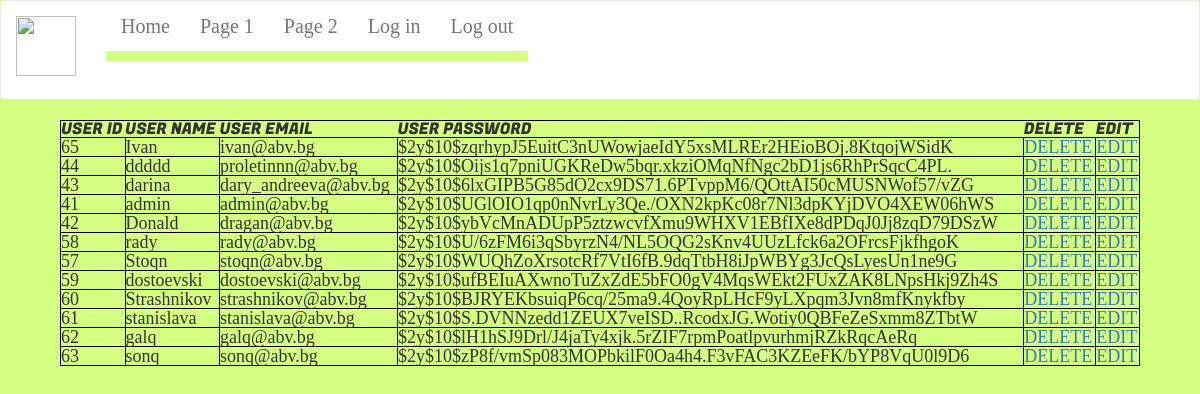
The app's page /admin.php with its own data.
### tables this page shows
CREATE TABLE `users` (
  `user_id` int(11) NOT NULL,
  `user_name` varchar(255) NOT NULL,
  `user_email` varchar(60) NOT NULL,
  `user_pass` varchar(255) NOT NULL
);

### app/class.admin.php (called while the page is built, shortened)
<?php
class ADMIN {
    private $db;
    function __construct($DB_con) {
        $this->db = $DB_con;
    }
    public function allusers() {
        $sth = $this->db->prepare("SELECT user_id,user_name,user_email,user_pass FROM users");
        $sth->execute();
        $result = $sth->fetchAll();
        return $result;
    }
}

### admin.php (the view, shortened to what this page needs)
<?php
require 'app' . DIRECTORY_SEPARATOR . 'connection.php';
require 'view' . DIRECTORY_SEPARATOR . 'menu.php';
require 'template' . DIRECTORY_SEPARATOR . 'template.php';
$admin = new ADMIN($DB_con);
?>
<table style="width:90%; border: 1px solid black; margin: 0 auto; ">
    <tr style="border: 1px solid black">
        <th class="fonts">USER ID</th>
        <th class="fonts">USER NAME</th>
        <th class="fonts">USER EMAIL</th>
        <th class="fonts">USER PASSWORD</th>
        <th class="fonts">DELETE</th>
        <th class="fonts">EDIT</th>
    </tr>
    <?php foreach ($admin->allusers() as $user) { ?>
        <tr style="margin:8px;">
            <td style="border: 1px solid black; font-size: 18px;"><?php echo $user['user_id']; ?></td>
            <td style="border: 1px solid black; font-size: 18px;"><?php echo $user['user_name']; ?></td>
            <td style="border: 1px solid black; font-size: 18px;"><?php echo $user['user_email']; ?></td>
            <td style="border: 1px solid black; font-size: 18px;"><?php echo $user['user_pass']; ?></td>
            <td style="border: 1px solid black; font-size: 18px;">
                <a href="<?php echo $_SERVER['PHP_SELF'] . '?id=' . $user['user_id'] . '&action=delete'; ?>">
                    <?php $admin->deleteuser(); ?>DELETE</a>
            </td>
            <td style="border: 1px solid black; font-size: 18px;">
                <a href="<?php echo $_SERVER['PHP_SELF'] . '?id=' . $user['user_id'] . '&action=edit'; ?>">EDIT</a>
            </td>
        </tr>
    <?php } ?>
</table>

### view/menu.php (shortened to what this page needs)
<header>
  <nav role="navigation" class="navbar navbar-default">
  <a href="#" class="navbar-brand">
       <img src='public/img/hex.png'></a>
    <div class="navbar-header">
    <div id="navbarCollapse" class="collapse navbar-collapse">
        <ul class="nav navbar-nav">
            <li class="actives"><a href="home.php">Home</a></li>
            <li class="actives"><a href="#">Page 1</a></li>
            <li class="actives"><a href="#">Page 2</a></li>
            <li class="actives"><a href="login.php">Log in</a></li>
            <li class="actives"><a href="?logout=true">Log out</a></li>
        </ul>
</div>
</nav>

### template/template.php (shortened to what this page needs)
<!DOCTYPE html>
<html lang="en">
  <head>
  <link rel="stylesheet" href="https://maxcdn.bootstrapcdn.com/bootstrap/3.3.7/css/bootstrap.min.css">
  <link rel="stylesheet" href="public/css/style.css">
  </head>
  <body>
     </body>
</html>

### public/css/style.css (style rules this page uses)
html, body, div, span, applet, object, iframe, h1, h2, h3, h4, h5, h6, p, blockquote, pre, a, abbr, acronym, address, big, cite, code, del, dfn, em, img, ins, kbd, q, s, samp, small, strike, strong, sub, sup, tt, var, b, u, i, center, dl, dt, dd, ol, ul, li, fieldset, form, label, legend, table, caption, tbody, tfoot, thead, tr, th, td, article, aside, canvas, details, embed, figure, figcaption, footer, header, hgroup, menu, nav, output, ruby, section, summary, time, mark, audio, video { margin: 0; padding: 0; border: 0; font-size: 100%; font: inherit; vertical-align: baseline; }
article, aside, details, figcaption, figure, footer, header, hgroup, menu, nav, section { display: block; }
body { line-height: 1; }
ol, ul { list-style: none; }
table { border-collapse: collapse; border-spacing: 0; }
body { background-color:#d5ff80; }
img { width:60px; height:60px; }
.navbar-nav >li >a { margin-bottom:10px; color:black; background-color:white; }
.navbar { background-color:white; width: 100%; }
.navbar-default { height: 100px; }
.nav a { font-size:20px; text-align: center; text-decoration: none; font-family:Delicious; }
.actives { background-color:#d5ff80; }
.navbar-brand { float:left; height:70%; }
.fonts { font-family: Devil; }

### records on screen
users: user_id "65", user_name "Ivan", user_email "ivan@abv.bg", user_pass "$2y$10$zqrhypJ5EuitC3nUWowjaeIdY5xsMLREr2HEioBOj.8KtqojWSidK"
users: user_id "44", user_name "ddddd", user_email "proletinnn@abv.bg", user_pass "$2y$10$Oijs1q7pniUGKReDw5bqr.xkziOMqNfNgc2bD1js6RhPrSqcC4PL."
users: user_id "43", user_name "darina", user_email "dary_andreeva@abv.bg", user_pass "$2y$10$6lxGIPB5G85dO2cx9DS71.6PTvppM6/QOttAI50cMUSNWof57/vZG"
users: user_id "41", user_name "admin", user_email "admin@abv.bg", user_pass "$2y$10$UGlOIO1qp0nNvrLy3Qe./OXN2kpKc08r7Nl3dpKYjDVO4XEW06hWS"
users: user_id "42", user_name "Donald", user_email "dragan@abv.bg", user_pass "$2y$10$ybVcMnADUpP5ztzwcvfXmu9WHXV1EBfIXe8dPDqJ0Jj8zqD79DSzW"
users: user_id "58", user_name "rady", user_email "rady@abv.bg", user_pass "$2y$10$U/6zFM6i3qSbyrzN4/NL5OQG2sKnv4UUzLfck6a2OFrcsFjkfhgoK"
users: user_id "57", user_name "Stoqn", user_email "stoqn@abv.bg", user_pass "$2y$10$WUQhZoXrsotcRf7VtI6fB.9dqTtbH8iJpWBYg3JcQsLyesUn1ne9G"
users: user_id "59", user_name "dostoevski", user_email "dostoevski@abv.bg", user_pass "$2y$10$ufBEIuAXwnoTuZxZdE5bFO0gV4MqsWEkt2FUxZAK8LNpsHkj9Zh4S"
users: user_id "60", user_name "Strashnikov", user_email "strashnikov@abv.bg", user_pass "$2y$10$BJRYEKbsuiqP6cq/25ma9.4QoyRpLHcF9yLXpqm3Jvn8mfKnykfby"
users: user_id "61", user_name "stanislava", user_email "stanislava@abv.bg", user_pass "$2y$10$S.DVNNzedd1ZEUX7veISD..RcodxJG.Wotiy0QBFeZeSxmm8ZTbtW"
users: user_id "62", user_name "galq", user_email "galq@abv.bg", user_pass "$2y$10$lH1hSJ9Drl/J4jaTy4xjk.5rZIF7rpmPoatlpvurhmjRZkRqcAeRq"
users: user_id "63", user_name "sonq", user_email "sonq@abv.bg", user_pass "$2y$10$zP8f/vmSp083MOPbkilF0Oa4h4.F3vFAC3KZEeFK/bYP8VqU0l9D6"
